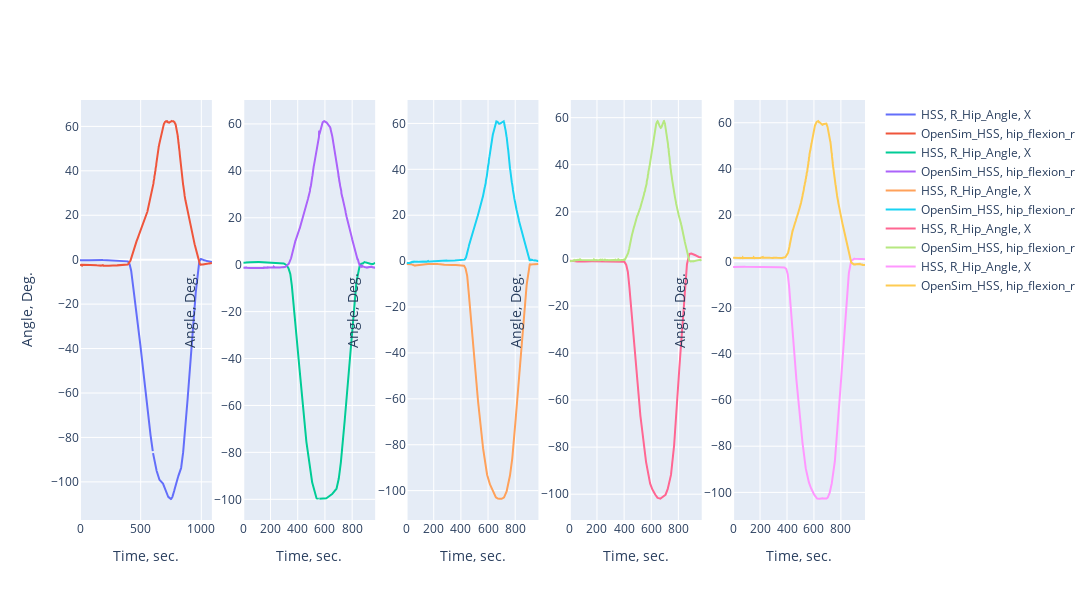

This figure's notebook cell:
### Code cell
ch= angle_pairs[1]
fig2 = sp.make_subplots(rows=1, cols=5)

for i in index_list:

    df_hss = pd.read_csv(hss_data_folder + f'{records_type}{i}JointAngles.txt', header=[1, 4], delimiter='\t')

    df_sto_hss, header_json_str_hss = read_sto_and_header_to_json(f'IK_HSS_{records_type}{i}.sto')

    fig2.add_trace(go.Scatter(x = df_hss.index, y = df_hss[ch[0],ch[1]] * -1.0, mode='lines', name=f'HSS, {ch[0]}, {ch[1]}'), row=1, col=int(i))
    
    #fig2.add_trace(go.Scatter(x = df_sto['time'], y = df_sto['knee_angle_r'] * -1.0, mode='lines', name='OpenSim_Dari'), row=1, col=1)
    
    fig2.add_trace(go.Scatter(x = df_sto_hss.index, y = df_sto_hss[ch[2]], mode='lines', name=f'OpenSim_HSS, {ch[2]}'), row=1, col=int(i))
    
    
    fig2.update_yaxes(title_text='Angle, Deg.', row=1, col=int(i))
    
    fig2.update_xaxes(title_text='Time, sec.', row=1, col=int(i))
    
    fig2.update_layout(
        autosize=False,
        width=1300,
        height=600,
    )

fig2.show()

### Figure 1 — Plotly figure (JSON) as saved in the notebook; plotly's stock layout.template omitted (floating-point values rounded to 4 significant figures; data arrays with more than 128 entries replaced by an {"elided": "..."} marker saying what was removed)
{"data": [{"mode": "lines", "name": "HSS, R_Hip_Angle, X", "type": "scatter", "x": {"elided": "1088 int values"}, "xaxis": "x", "y": {"elided": "1088 float values"}, "yaxis": "y"}, {"mode": "lines", "name": "OpenSim_HSS, hip_flexion_r", "type": "scatter", "x": {"elided": "1088 int values"}, "xaxis": "x", "y": {"elided": "1088 float values"}, "yaxis": "y"}, {"mode": "lines", "name": "HSS, R_Hip_Angle, X", "type": "scatter", "x": {"elided": "970 int values"}, "xaxis": "x2", "y": {"elided": "970 float values"}, "yaxis": "y2"}, {"mode": "lines", "name": "OpenSim_HSS, hip_flexion_r", "type": "scatter", "x": {"elided": "970 int values"}, "xaxis": "x2", "y": {"elided": "970 float values"}, "yaxis": "y2"}, {"mode": "lines", "name": "HSS, R_Hip_Angle, X", "type": "scatter", "x": {"elided": "972 int values"}, "xaxis": "x3", "y": {"elided": "972 float values"}, "yaxis": "y3"}, {"mode": "lines", "name": "OpenSim_HSS, hip_flexion_r", "type": "scatter", "x": {"elided": "972 int values"}, "xaxis": "x3", "y": {"elided": "972 float values"}, "yaxis": "y3"}, {"mode": "lines", "name": "HSS, R_Hip_Angle, X", "type": "scatter", "x": {"elided": "973 int values"}, "xaxis": "x4", "y": {"elided": "973 float values"}, "yaxis": "y4"}, {"mode": "lines", "name": "OpenSim_HSS, hip_flexion_r", "type": "scatter", "x": {"elided": "973 int values"}, "xaxis": "x4", "y": {"elided": "973 float values"}, "yaxis": "y4"}, {"mode": "lines", "name": "HSS, R_Hip_Angle, X", "type": "scatter", "x": {"elided": "980 int values"}, "xaxis": "x5", "y": {"elided": "980 float values"}, "yaxis": "y5"}, {"mode": "lines", "name": "OpenSim_HSS, hip_flexion_r", "type": "scatter", "x": {"elided": "980 int values"}, "xaxis": "x5", "y": {"elided": "980 float values"}, "yaxis": "y5"}], "layout": {"autosize": false, "height": 600, "width": 1300, "xaxis": {"anchor": "y", "autorange": true, "domain": [0, 0.168], "range": [0, 1087], "title": {"text": "Time, sec."}, "type": "linear"}, "xaxis2": {"anchor": "y2", "autorange": true, "domain": [0.208, 0.376], "range": [0, 969], "title": {"text": "Time, sec."}, "type": "linear"}, "xaxis3": {"anchor": "y3", "autorange": true, "domain": [0.416, 0.584], "range": [0, 971], "title": {"text": "Time, sec."}, "type": "linear"}, "xaxis4": {"anchor": "y4", "autorange": true, "domain": [0.624, 0.792], "range": [0, 972], "title": {"text": "Time, sec."}, "type": "linear"}, "xaxis5": {"anchor": "y5", "autorange": true, "domain": [0.832, 1], "range": [0, 979], "title": {"text": "Time, sec."}, "type": "linear"}, "yaxis": {"anchor": "x", "autorange": true, "domain": [0, 1], "range": [-117.2, 71.88], "title": {"text": "Angle, Deg."}, "type": "linear"}, "yaxis2": {"anchor": "x2", "autorange": true, "domain": [0, 1], "range": [-108.8, 70.19], "title": {"text": "Angle, Deg."}, "type": "linear"}, "yaxis3": {"anchor": "x3", "autorange": true, "domain": [0, 1], "range": [-112.8, 70.2], "title": {"text": "Angle, Deg."}, "type": "linear"}, "yaxis4": {"anchor": "x4", "autorange": true, "domain": [0, 1], "range": [-111.0, 67.51], "title": {"text": "Angle, Deg."}, "type": "linear"}, "yaxis5": {"anchor": "x5", "autorange": true, "domain": [0, 1], "range": [-111.9, 69.84], "title": {"text": "Angle, Deg."}, "type": "linear"}}}
